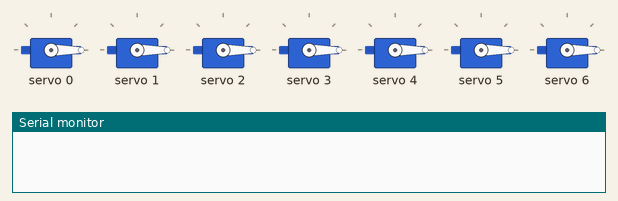
Simulated run of this sketch. Board: Arduino Uno, built with avr-gcc and run on an emulated ATmega328P. On the bench: 7 × servo, the last lines printed to the serial monitor.

Above: at 0.05 s.
At 1.25 s:
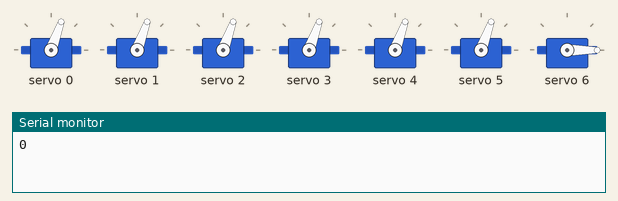
At 2.5 s:
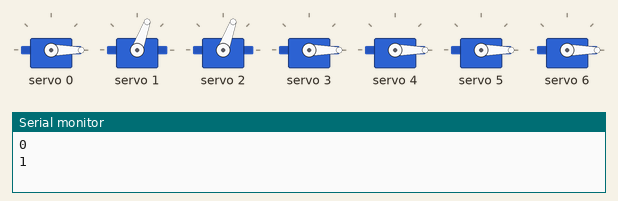
At 5.0 s:
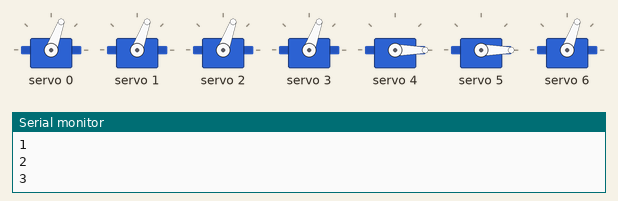
At 7.5 s:
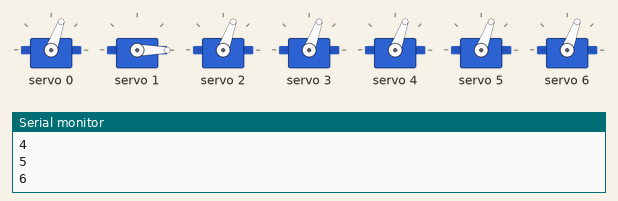
At 10.0 s:
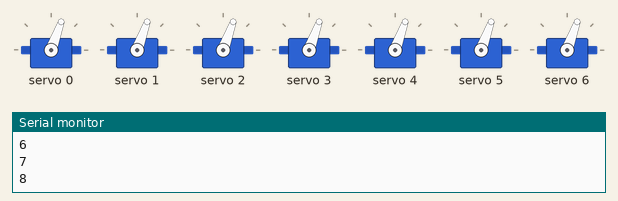
Timing chart, 0 to 13.0 s (numbered marks = the images above):
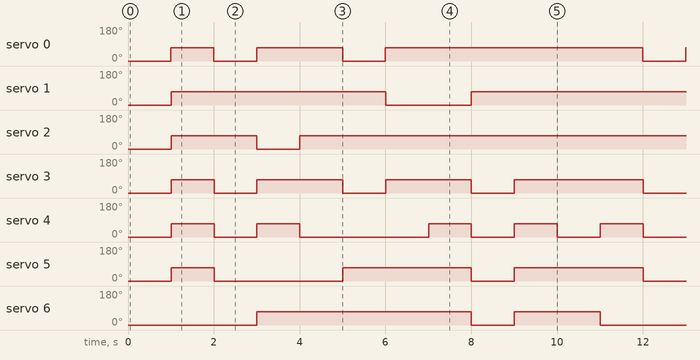

Measured:
- by itself, servo 0: repeats every 10.0 s: 0° 1.0 s, 70° 2.0 s, 0° 1.0 s, 70° 6.0 s
- by itself, servo 1: repeats every 10.0 s: 0° 2.0 s, 70° 8.0 s
- by itself, servo 2: repeats every 10.0 s: 0° 1.0 s, 70° 9.0 s
- by itself, servo 3: repeats every 10.0 s: 2 × (0° 1.0 s, 70° 2.0 s), 0° 1.0 s, 70° 3.0 s
- by itself, servo 4: repeats every 10.0 s: 0° 1.0 s, 70° 1.0 s, 0° 3.0 s, 2 × (70° 1.0 s, 0° 1.0 s), 70° 1.0 s
- by itself, servo 5: repeats every 10.0 s: 0° 3.0 s, 70° 3.0 s, 0° 1.0 s, 70° 3.0 s
- by itself, servo 6: repeats every 10.0 s: 0° 1.0 s, 70° 2.0 s, 0° 2.0 s, 70° 5.0 s

The sketch:

servo7segmentPCA9685.ino
```cpp
//un afficheur 7 segments avec des servos-moteurs (afficheur 7servo)

#include <Servo.h>

#define nbreServo 7


#include <Wire.h>
#include <Adafruit_PWMServoDriver.h>

Adafruit_PWMServoDriver myServo = Adafruit_PWMServoDriver();

#define SERVOMIN 125
#define SERVOMAX 625


#define L 10 // 10 lignes
int data[L][nbreServo] = {
  {SERVOMAX/2, SERVOMAX/2, SERVOMAX/2, SERVOMAX/2, SERVOMAX/2, SERVOMAX/2,SERVOMIN},   //0

  {SERVOMIN, SERVOMAX/2, SERVOMAX/2, SERVOMIN, SERVOMIN, SERVOMIN, SERVOMIN},      //1

  {SERVOMAX/2, SERVOMAX/2, SERVOMIN, SERVOMAX/2, SERVOMAX/2, SERVOMIN, SERVOMAX/2},   //2

  {SERVOMAX/2, SERVOMAX/2, SERVOMAX/2, SERVOMAX/2, SERVOMIN, SERVOMIN, SERVOMAX/2},   //3

  {SERVOMIN, SERVOMAX/2, SERVOMAX/2, SERVOMIN, SERVOMIN, SERVOMAX/2, SERVOMAX/2},    //4

  {SERVOMAX/2, SERVOMIN, SERVOMAX/2, SERVOMAX/2, SERVOMIN, SERVOMAX/2, SERVOMAX/2},   //5

  {SERVOMAX/2, SERVOMIN, SERVOMAX/2, SERVOMAX/2, SERVOMAX/2, SERVOMAX/2, SERVOMAX/2},  //6

  {SERVOMAX/2, SERVOMAX/2, SERVOMAX/2, SERVOMIN, SERVOMIN, SERVOMIN, SERVOMIN},     //7

  {SERVOMAX/2, SERVOMAX/2, SERVOMAX/2, SERVOMAX/2, SERVOMAX/2, SERVOMAX/2, SERVOMAX/2}, //8

  {SERVOMAX/2, SERVOMAX/2, SERVOMAX/2, SERVOMAX/2, SERVOMIN, SERVOMAX/2, SERVOMAX/2},  //9
};

unsigned long previousTime = 0;

int i = 0;


void setup() {

  Serial.begin(9600);
  myServo.begin();
  myServo.setPWMFreq(60);


  for (int i = 0; i < nbreServo; i++)
  {
     myServo.setPWM(i, 0, SERVOMIN);

  }


}

void loop() {
  unsigned long currentTime = millis();


  if(currentTime - previousTime >= 1000)
  {
    Serial.println(i);
    for (int j = 0; j < nbreServo; j++)
    {
      myServo.setPWM(j, 0, data[i][j]);

    }
    //Serial.println("t");
    previousTime = currentTime;

    i++;
    if (i ==L){
      i = 0;

    }
  }


}
```
